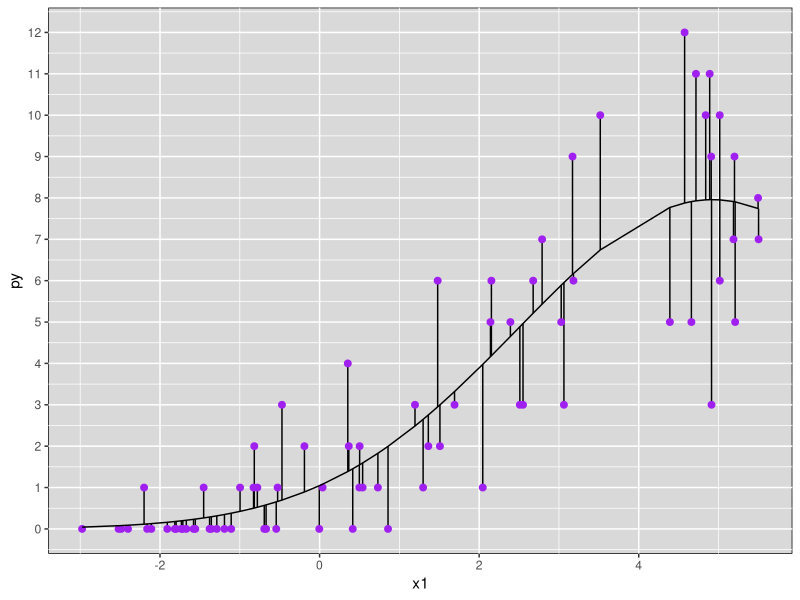

Here is the R script that generated this plot:
# Bayesian tutorial by Rafael S. de Souza - UNC, USA & COIN
#
# Partial example from Bayesian Models for Astrophysical Data 
# by Hilbe, de Souza & Ishida, 2017, Cambridge Univ. Press
#
# Example of frequentist Poisson regression in R
# synthetic data
# 1 response (y) and 1 explanatory variables (x1) with one quadratic term

require(ggplot2)

set.seed(2016)                                        # set seed to replicate example
nobs <- 75                                          # number of observations
x1 <- runif(nobs,-3,6)                                     # random uniform variable
xb <- 0.25 + 0.75*x1 - 0.075*x1^2                                        # linear predictor
py <- rpois(nobs, exp(xb))                            # create py as adjusted random Poisson variate
poismod <- data.frame(py,x1)


# Fit a Poisson model to the same data
fit_pois <- glm(py ~ x1+I(x1^2),data=poismod,family = 'poisson')
pred_pois <- predict(fit_pois, type = 'response')
data_pois <- data.frame(x1,py,pred_pois)


summary(fit_pois) 


ggplot(data_pois, aes(x = x1, y = py)) +
  geom_segment(aes(xend = x1, yend = pred_pois)) +
  geom_point(color="purple",size=2) +
  geom_line(aes(x=x1,y=pred_pois))+
  theme(panel.background = element_rect(color = "black", fill = "gray85"),
        panel.grid.major = element_line(colour = "white"),
        panel.grid.minor = element_line(colour = "white")) +
  scale_y_continuous(breaks=c(0,1,2,3,4,5,6,7,8,9,10,11,12))
